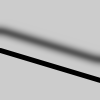
Frame 1 (no input)
Frame 60 (the mouse pressed at the canvas centre just before this capture): identical to frame 1, image omitted
Frame 120 (the mouse held since frame 60 and released just before this capture): identical to frame 1, image omitted

The Processing sketch that drew this single still picture (run headless with seeded random() and noise(); from frame 60 on, the mouse is pressed at the canvas centre):

// Processing sketch: Ex_14
// ── Ex_14.pde
void setup() {
  size(100, 100);
  strokeWeight(5);
  noFill();
}

void draw() {
  background(204);
  line(0, 30, 100, 60);
  filter(BLUR, 3); 
  line(0, 50, 100, 80);
}
